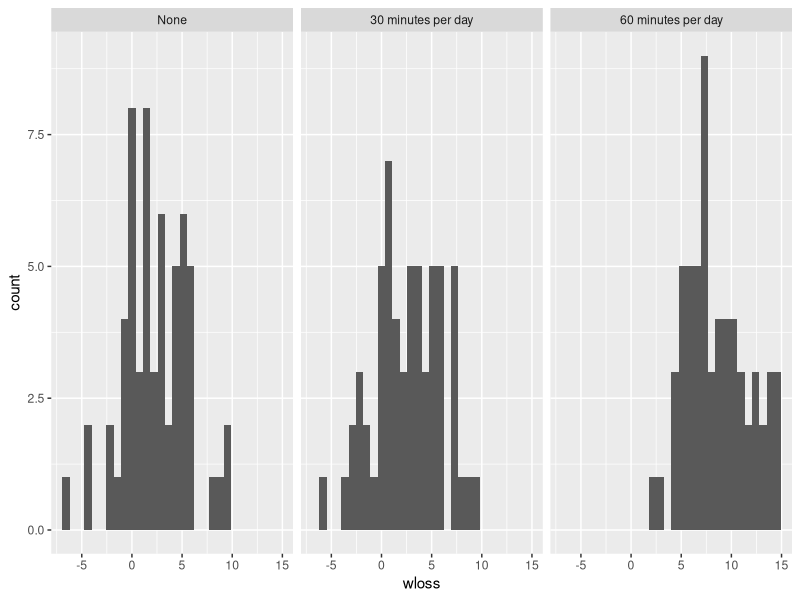
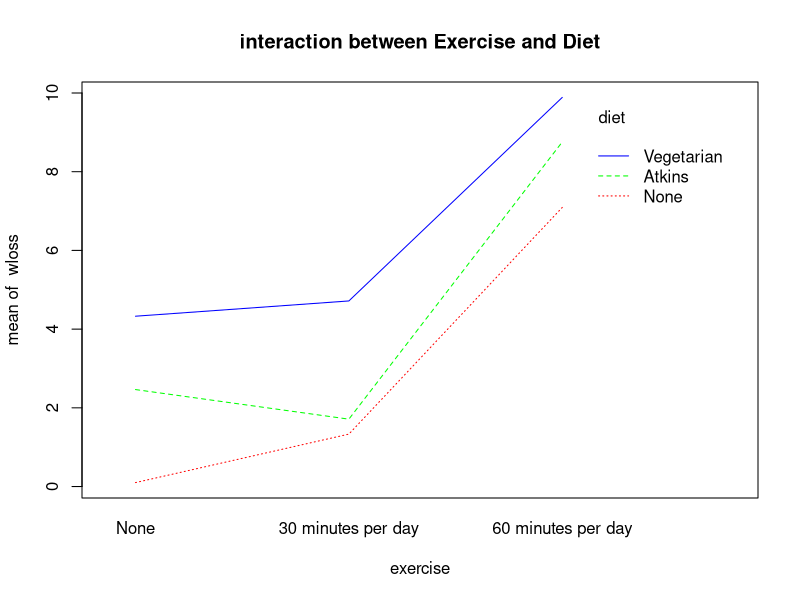

These charts were generated, in order, by the following R code:
## ---- chunk 1
knitr::opts_chunk$set(echo = TRUE)
## ---- chunk 2
library(foreign)
wghtlss=read.spss("weightloss.sav",to.data.frame = TRUE,use.value.labels = TRUE)
names(wghtlss)
head(wghtlss)
## ---- chunk 3
library(dplyr)
glimpse(wghtlss)
anyNA(wghtlss)#Checking for any missing value
summary(wghtlss)
## ---- chunk 4
library(ggplot2)
wghtlss %>% ggplot(mapping = aes(x=wloss))+geom_histogram()+facet_wrap(~exercise)
## ---- chunk 5
attach(wghtlss)
table(diet,exercise)
## ---- chunk 6
wghtlss %>% group_by(diet,exercise) %>% summarise(mean=mean(wloss),Sdev=sd(wloss),Min=min(wloss),Max=max(wloss))
  
## ---- chunk 7
fit =aov(wloss~exercise*diet)
summary(fit)
## ---- chunk 8
interaction.plot(exercise,diet,wloss,col = rainbow(3),pch = c(16,18,20),main = "interaction between Exercise and Diet")
